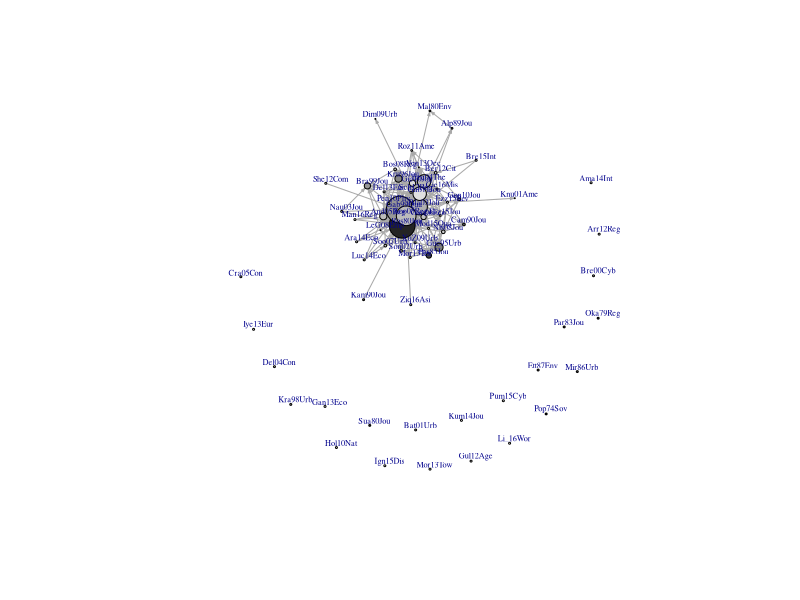

Here is the R script that generated this plot:
setwd("~/GitHub/MetaZipf")
library(igraph)

cites <- read.csv2("data/zipf_cites.csv", sep=',')
head(cites)

cites[is.na(cites)] <- 0
dim(cites)

cites_within <- cites[1:66,c(1,5:70)]
tail(cites_within)
rownames(cites_within) <- cites_within$REFID
cites_within$REFID <- NULL
cmat <- t(as.matrix(cites_within))
dim(cmat)

node.size <- colSums(cmat)


cite_year <- cites[1:66,c('REFID', 'YEAR')]
rownames(cite_year) <- cite_year$REFID
cite_year$REFID <- NULL
node.year <- cite_year$YEAR - 1974

g <- graph_from_adjacency_matrix(cmat, mode = "directed", diag = F)

layout <- layout_nicely(g,2)
g$layout <- layout
fine = 500 # this will adjust the resolving power.
pal = colorRampPalette(c('black','white'))
graphCol = pal(fine)[as.numeric(cut(node.year,breaks = fine))]

plot(g, vertex.size=node.size*0.5,
     vertex.label.dist=0.5, 
     vertex.color=graphCol, edge.arrow.size=0.2,
     vertex.label.cex = 0.5)
